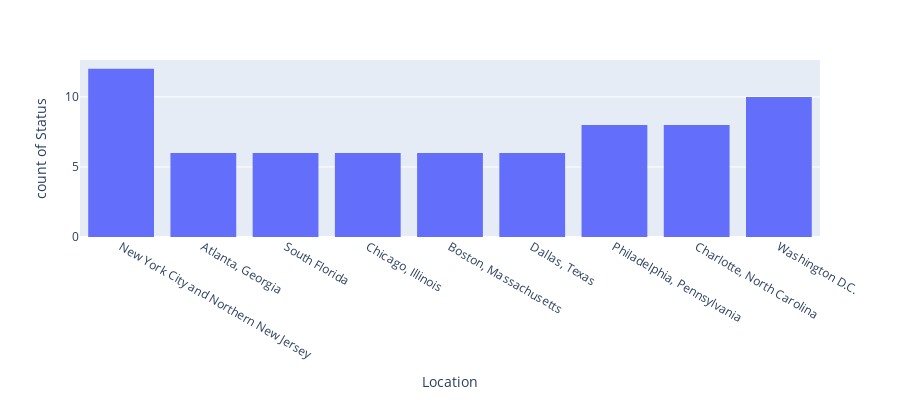

Notebook code cell kept with this figure:
### Code cell
fig=go.Figure()
fig=px.histogram(df,y='Status',x='Location',height=400)
fig.show()

### Figure 1 — Plotly figure (JSON) as saved in the notebook; plotly's stock layout.template omitted (floating-point values rounded to 4 significant figures)
{"data": [{"alignmentgroup": "True", "bingroup": "x", "hovertemplate": "Location=%{x}<br>count of Status=%{y}<extra></extra>", "legendgroup": "", "marker": {"color": "#636efa"}, "name": "", "offsetgroup": "", "orientation": "v", "showlegend": false, "type": "histogram", "x": ["New York City and Northern New Jersey", "New York City and Northern New Jersey", "New York City and Northern New Jersey", "New York City and Northern New Jersey", "New York City and Northern New Jersey", "New York City and Northern New Jersey", "New York City and Northern New Jersey", "New York City and Northern New Jersey", "New York City and Northern New Jersey", "New York City and Northern New Jersey", "New York City and Northern New Jersey", "New York City and Northern New Jersey", "Atlanta, Georgia", "Atlanta, Georgia", "Atlanta, Georgia", "Atlanta, Georgia", "Atlanta, Georgia", "Atlanta, Georgia", "South Florida", "South Florida", "South Florida", "South Florida", "South Florida", "South Florida", "Chicago, Illinois", "Chicago, Illinois", "Chicago, Illinois", "Chicago, Illinois", "Chicago, Illinois", "Chicago, Illinois", "Boston, Massachusetts", "Boston, Massachusetts", "Boston, Massachusetts", "Boston, Massachusetts", "Boston, Massachusetts", "Boston, Massachusetts", "Dallas, Texas", "Dallas, Texas", "Dallas, Texas", "Dallas, Texas", "Dallas, Texas", "Dallas, Texas", "Philadelphia, Pennsylvania", "Philadelphia, Pennsylvania", "Philadelphia, Pennsylvania", "Philadelphia, Pennsylvania", "Philadelphia, Pennsylvania", "Philadelphia, Pennsylvania", "Philadelphia, Pennsylvania", "Philadelphia, Pennsylvania", "Charlotte, North Carolina", "Charlotte, North Carolina", "Charlotte, North Carolina", "Charlotte, North Carolina", "Charlotte, North Carolina", "Charlotte, North Carolina", "Charlotte, North Carolina", "Charlotte, North Carolina", "Washington D.C.", "Washington D.C.", "Washington D.C.", "Washington D.C.", "Washington D.C.", "Washington D.C.", "Washington D.C.", "Washington D.C.", "Washington D.C.", "Washington D.C."], "xaxis": "x", "y": ["Married", "Married", "Divorced", "Divorced", "Divorced", "Divorced", "Divorced", "Divorced", "Divorced", "Divorced", "Divorced", "Divorced", "Divorced", "Divorced", "Divorced", "Divorced", "Divorced", "Divorced", "Divorced", "Divorced", "Divorced", "Divorced", "Divorced", "Divorced", "Divorced", "Divorced", "Divorced", "Divorced", "Married", "Married", "Married", "Married", "Divorced", "Divorced", "Divorced", "Divorced", "Divorced", "Divorced", "Married", "Married", "Divorced", "Divorced", "Married", "Married", "Divorced", "Divorced", "Divorced", "Divorced", "Married", "Married", "Divorced", "Divorced", "Married", "Married", "Married", "Married", "Divorced", "Divorced", "Divorced", "Divorced", "Married", "Married", "Divorced", "Divorced", "Divorced", "Divorced", "Divorced", "Divorced"], "yaxis": "y"}], "layout": {"barmode": "relative", "height": 400, "legend": {"tracegroupgap": 0}, "margin": {"t": 60}, "xaxis": {"anchor": "y", "domain": [0, 1], "title": {"text": "Location"}}, "yaxis": {"anchor": "x", "domain": [0, 1], "title": {"text": "count of Status"}}}}
